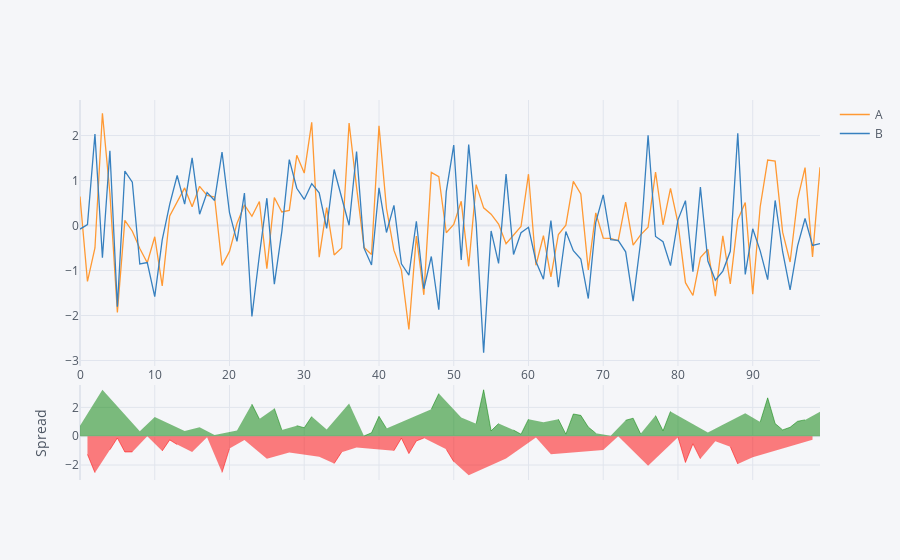

Notebook cell for this chart:
### Markdown cell above
### Spread

### Code cell
df[['A','B']].iplot(kind='spread')
